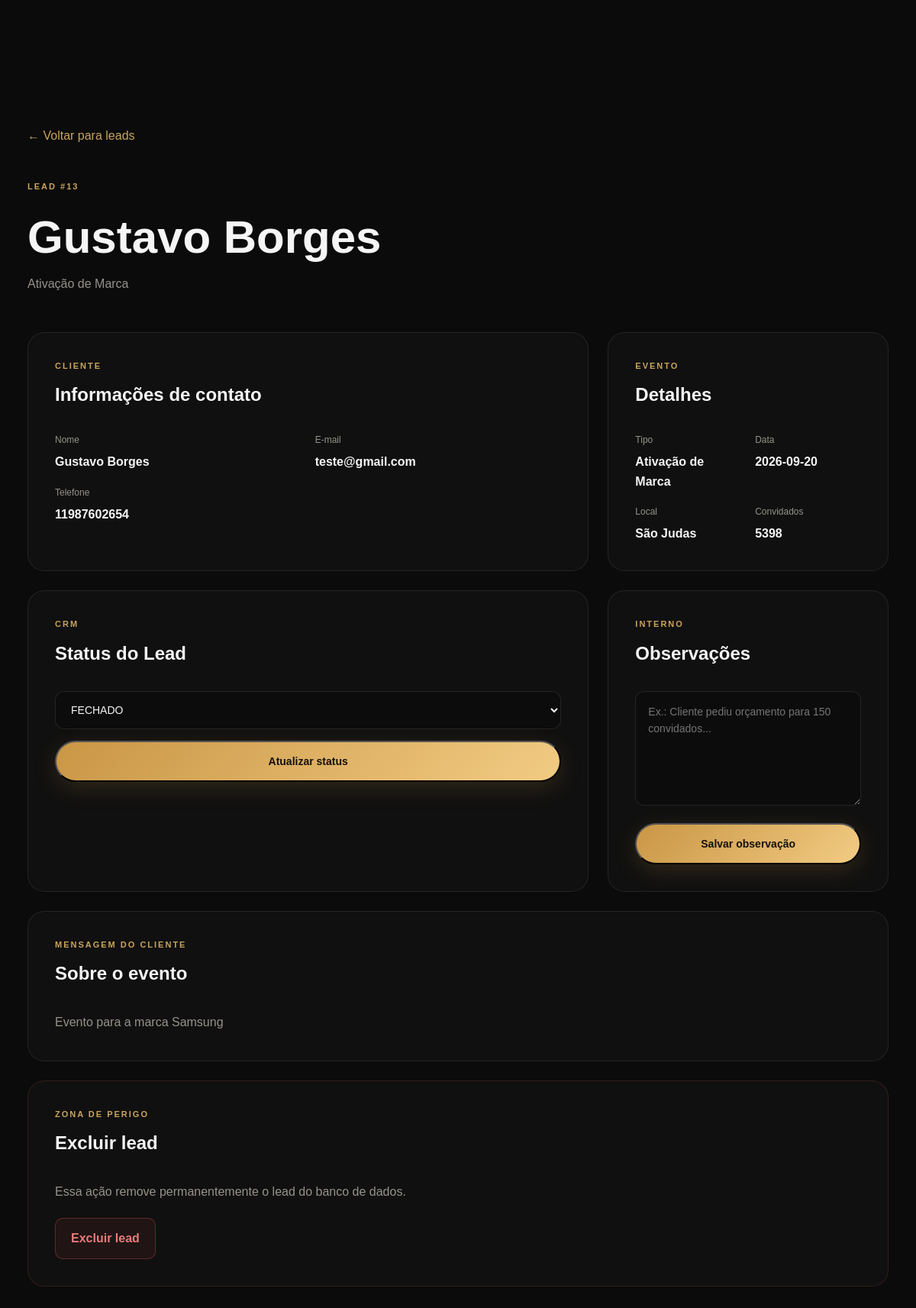
The page /admin/leads/13 (signed in) on the database its author committed.
### tables this page shows
CREATE TABLE leads (

            id INTEGER PRIMARY KEY AUTOINCREMENT,

            name TEXT NOT NULL,

            email TEXT NOT NULL,

            phone TEXT NOT NULL,

            event_type TEXT NOT NULL,

            event_date TEXT,

            event_location TEXT,

            guest_count INTEGER,

            details TEXT,

            status TEXT NOT NULL DEFAULT 'NOVO',

            created_at TIMESTAMP DEFAULT CURRENT_TIMESTAMP

        , notes TEXT, event_time TEXT, availability_id INTEGER);

### routes/admin.py (the view)
@admin_bp.route("/leads/<int:lead_id>")
@login_required
def lead_detail(lead_id):
    connection = get_connection()
    cursor = connection.cursor()
    cursor.execute("SELECT * FROM leads WHERE id = ?", (lead_id,))
    lead = cursor.fetchone()
    connection.close()
    if not lead:
        return redirect(url_for("admin.dashboard"))
    return render_template("admin/lead.html", lead=lead)

### auth_utils.py (called while the page is built, shortened)
def login_required(view):
    @wraps(view)
    def wrapped_view(*args, **kwargs):
        return view(*args, **kwargs)
    return wrapped_view

### database/database.py (called while the page is built)
def get_connection():
    connection = sqlite3.connect(DATABASE)
    connection.row_factory = sqlite3.Row
    return connection

### templates/admin/lead.html (shortened to what this page needs)
{% extends "base.html" %}
{% block content %}
<section class="admin-page">
    <div class="admin-container">
        <a href="{{ url_for('admin.dashboard') }}" class="admin-back">
            ← Voltar para leads
        </a>
        <div class="lead-detail-header">
            <div>
                <span class="admin-label">
                    LEAD #{{ lead["id"] }}
                </span>
                <h1>
                    {{ lead["name"] }}
                </h1>
                <p>
                    {{ lead["event_type"] }}
                </p>
            </div>
        </div>
        <div class="lead-detail-grid">
            <div class="lead-card">
                <span class="admin-label">
                    CLIENTE
                </span>
                <h2>
                    Informações de contato
                </h2>
                <div class="lead-info">
                    <div>
                        <span>Nome</span>
                        <strong>
                            {{ lead["name"] }}
                        </strong>
                    </div>
                    <div>
                        <span>E-mail</span>
                        <strong>
                            {{ lead["email"] }}
                        </strong>
                    </div>
                    <div>
                        <span>Telefone</span>
                        <strong>
                            {{ lead["phone"] }}
                        </strong>
                    </div>
                </div>
            </div>
            <div class="lead-card">
                <span class="admin-label">
                    EVENTO
                </span>
                <h2>
                    Detalhes
                </h2>
                <div class="lead-info">
                    <div>
                        <span>Tipo</span>
                        <strong>
                            {{ lead["event_type"] }}
                        </strong>
                    </div>
                    <div>
                        <span>Data</span>
                        <strong>
                            {{ lead["event_date"] or "Não informado" }}
                        </strong>
                    </div>
                    <div>
                        <span>Local</span>
                        <strong>
                            {{ lead["event_location"] or "Não informado" }}
                        </strong>
                    </div>
                    <div>
                        <span>Convidados</span>
                        <strong>
                            {{ lead["guest_count"] or "Não informado" }}
                        </strong>
                    </div>
                </div>
            </div>
            <div class="lead-card">
                <span class="admin-label">
                    CRM
                </span>
                <h2>
                    Status do Lead
                </h2>
                <form method="POST" action="{{ url_for(
                        'admin.update_status',
                        lead_id=lead['id']
                    ) }}">
                    <select name="status" class="admin-select">
                        <option value="FECHADO" {% if lead["status"]=="FECHADO" %} selected {% endif %}>
                            FECHADO
                        </option>
                    </select>
                    <button type="submit" class="btn btn-primary admin-action-button">
                        Atualizar status
                    </button>
                </form>
            </div>
            <div class="lead-card">
                <span class="admin-label">
                    INTERNO
                </span>
                <h2>
                    Observações
                </h2>
                <form method="POST" action="{{ url_for(
                        'admin.update_notes',
                        lead_id=lead['id']
                    ) }}">
                    <textarea name="notes" class="admin-textarea"
                        placeholder="Ex.: Cliente pediu orçamento para 150 convidados...">{{ lead["notes"] or "" }}</textarea>
                    <button type="submit" class="btn btn-primary admin-action-button">
                        Salvar observação
                    </button>
                </form>
            </div>
            <div class="lead-card lead-card-full">
                <span class="admin-label">
                    MENSAGEM DO CLIENTE
                </span>
                <h2>
                    Sobre o evento
                </h2>
                <p class="lead-description">
                    {{ lead["details"] or "Nenhum detalhe informado." }}
                </p>
            </div>
            <div class="lead-card lead-card-full danger-card">
                <span class="admin-label">
                    ZONA DE PERIGO
                </span>
                <h2>
                    Excluir lead
                </h2>
                <p class="lead-description">
                    Essa ação remove permanentemente o lead do banco de dados.
                </p>
                <form method="POST" action="{{ url_for(
                        'admin.delete_lead',
                        lead_id=lead['id']
                    ) }}" onsubmit="return confirm(
                        'Tem certeza que deseja excluir este lead?'
                    );">
                    <button type="submit" class="admin-delete-button">
                        Excluir lead
                    </button>
                </form>
            </div>
        </div>
    </div>
</section>
{% endblock %}

### static/css/style.css (style rules this page uses)
:root { --black: #050505; --black-soft: #0a0a0a; --black-card: #11100e; --gold: #c99645; --gold-light: #e8bd72; --gold-bright: #f2cb83; --white: #f5f3ef; --text: #d5d2cc; --text-muted: #96928b; --border: rgba(201, 150, 69, 0.28); --max-width: 1200px; }
* { margin: 0; padding: 0; box-sizing: border-box; }
html { scroll-behavior: smooth; }
body { font-family: "DM Sans", sans-serif; background: var(--black); color: var(--white); line-height: 1.6; overflow-x: hidden; }
a { color: inherit; text-decoration: none; }
button { font-family: inherit; }
.btn { display: inline-flex; align-items: center; justify-content: center; padding: 14px 28px; border-radius: 50px; font-size: 14px; font-weight: 600; cursor: pointer; transition: transform 0.3s ease, box-shadow 0.3s ease, background 0.3s ease; }
.btn-primary { color: #16110a; background: linear-gradient( 135deg, var(--gold), var(--gold-bright) ); box-shadow: 0 8px 30px rgba(201, 150, 69, 0.18); }
section { position: relative; padding: 120px 0; }
.admin-page { min-height: 100vh; padding: 150px 0 100px; background: radial-gradient( circle at 80% 10%, rgba(190, 150, 70, 0.08), transparent 35% ), var(--black); }
.admin-container { width: min(92%, 1200px); margin: 0 auto; }
.admin-label { display: block; margin-bottom: 12px; font-size: 11px; font-weight: 700; letter-spacing: 0.18em; color: var(--gold); }
.admin-header h1, .lead-detail-header h1 { margin: 0; font-size: clamp(38px, 5vw, 64px); }
.admin-back { display: inline-block; margin-bottom: 45px; color: var(--text-muted); text-decoration: none; }
.lead-detail-header { display: flex; align-items: flex-end; justify-content: space-between; gap: 30px; margin-bottom: 50px; }
.lead-detail-header p { color: var(--text-muted); }
.lead-detail-grid { display: grid; grid-template-columns: 1fr 1fr; gap: 25px; }
.lead-card { padding: 35px; border: 1px solid rgba(255, 255, 255, 0.08); border-radius: 22px; background: rgba(255, 255, 255, 0.025); }
.lead-card-full { grid-column: 1 / -1; }
.lead-card h2 { margin-bottom: 30px; }
.lead-info { display: grid; gap: 22px; }
.lead-info span { display: block; margin-bottom: 6px; color: var(--text-muted); font-size: 12px; }
.lead-info strong { font-size: 16px; }
.lead-description { color: var(--text-muted); line-height: 1.8; }
.admin-select, .admin-textarea { width: 100%; padding: 15px 16px; border: 1px solid rgba(255, 255, 255, 0.10); border-radius: 12px; background: rgba(0, 0, 0, 0.25); color: inherit; font-family: inherit; font-size: 14px; outline: none; }
.admin-select { cursor: pointer; }
.admin-select option { background: #161616; color: white; }
.admin-textarea { min-height: 150px; resize: vertical; line-height: 1.6; }
.admin-action-button { margin-top: 15px; width: 100%; }
.danger-card { border-color: rgba(220, 80, 80, 0.18); }
.admin-delete-button { margin-top: 20px; padding: 13px 20px; border: 1px solid rgba(220, 80, 80, 0.35); border-radius: 10px; background: rgba(220, 80, 80, 0.08); color: #e77b7b; font-family: inherit; font-weight: 600; cursor: pointer; transition: 0.25s ease; }
.admin-page { min-height: 100vh; padding: 120px 0 80px; background: #0b0b0b; color: #f5f5f5; }
.admin-label { display: block; margin-bottom: 10px; font-size: 11px; font-weight: 700; letter-spacing: 2px; color: #c9a45c; }
.admin-back { color: #c9a45c; text-decoration: none; white-space: nowrap; }

### static/css/admin.css (style rules this page uses)
:root { --admin-bg: #0b0b0b; --admin-surface: #121212; --admin-surface-2: #181818; --admin-border: rgba(255, 255, 255, 0.09); --admin-text: #f5f5f5; --admin-muted: #9b9b9b; --admin-gold: #c9a45c; --admin-gold-light: #e0c27b; --admin-danger: #d95c5c; --admin-success: #65b87a; --admin-radius: 16px; }
* { box-sizing: border-box; }
body { margin: 0; background: var(--admin-bg); color: var(--admin-text); font-family: Arial, Helvetica, sans-serif; }
button, input, select, textarea { font: inherit; }
a { color: inherit; }
.admin-container { width: min(94%, 1400px); margin: 0 auto; padding: 45px 0 70px; }
.lead-detail-grid { display: grid; grid-template-columns: 2fr 1fr; gap: 25px; }
.lead-info { display: grid; grid-template-columns: repeat(2, 1fr); gap: 18px; }

### rows shown on the page
leads: id "13", name "Gustavo Borges", event_type "Ativação de Marca", email "teste@gmail.com", phone "11987602654", event_date "2026-09-20", event_location "São Judas", guest_count "5398", status "FECHADO", details "Evento para a marca Samsung"
